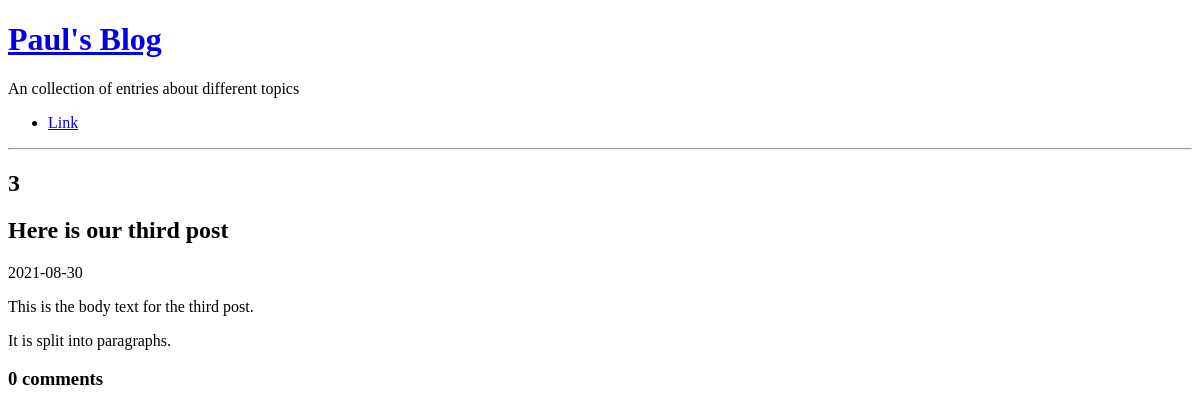
The app's page /view-post.php?post_id=3, older data.
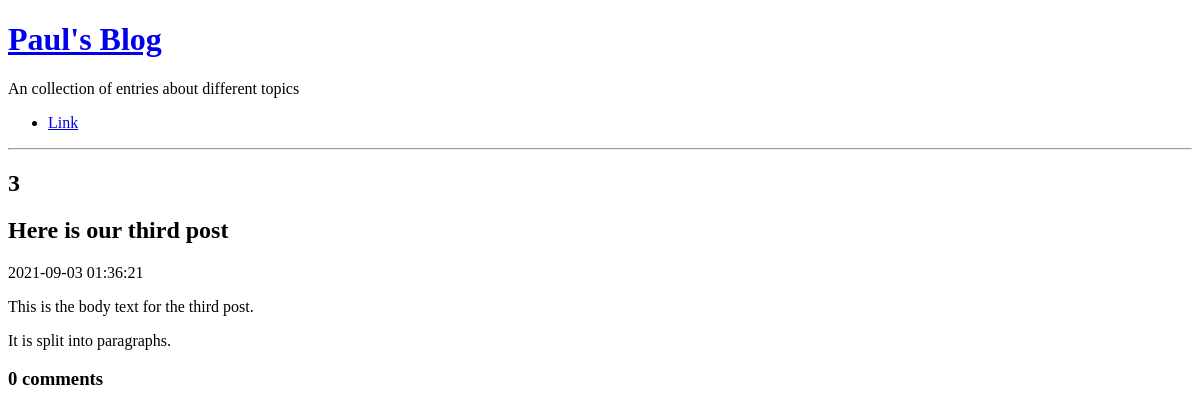
The same page, newer data.
### tables this page shows
CREATE TABLE post(
    id integer primary key not null,
    title text not null,
    body text not null,
    user_id integer not null,
    created_at date not null,
    updated_at date
);

### lib/view-post-common.php (called while the page is built, shortened)
<?php
function getPostRow(PDO $pdo, $postId){
    $stmt = $pdo -> prepare(
        'select title, created_at , body
        from post
        where id=:id'
    );
    $result = $stmt -> execute(
        array('id' => $postId, )
    );
    $row = $stmt -> fetch(PDO::FETCH_ASSOC);
    return $row;
}

### lib/common.php (called while the page is built, shortened)
<?php
function getRootPath()
{
    return realpath(__DIR__ . '/..');
}
function getDatabasePath()
{
    return getRootPath() . '/data/data.sqlite';
}
function getDsn()
{
    return 'sqlite:' . getDatabasePath();
}
function getPDO()
{
    return new PDO(getDsn());
}
function htmlEscape($html){
    return htmlspecialchars($html, ENT_HTML5, 'UTF-8');
}
function countCommentsForPost($postId){
    $pdo = getPDO();
    $sql = "
    select count(*) c from comment
    where post_id = :post_id
    ";
    $stmt = $pdo -> prepare($sql);
    $stmt ->execute(
        array('post_id' => $postId, )
    );
    return (int) $stmt -> fetchColumn();
}

### view-post.php (the view, shortened to what this page needs)
<?php
require_once 'lib/common.php';
require_once 'lib/view-post-common.php';
if ( isset( $_GET['post_id'] ) )
{
  $postId = $_GET['post_id'];
}
else{
  $postId = 0;
}
$pdo = getPDO();
$row = getPostRow($pdo, $postId);
$bodyText =  htmlEscape($row['body'] ) ;
$paraText = str_replace("\n", "</p><p>", $bodyText);
?>
<!doctype html>
<html lang="en">
<head>
</head>
<body>
  <?php require 'templates/title.php' ?>
      <h2><?php echo $postId ?></h2>
      <h2>
        <?php echo htmlEscape($row['title']) ?>
      </h2>
    <div>
      <?php echo $row['created_at'] ?>
    </div>
      <p>
        <?php echo  $paraText ?>
      </p>
    <h3> <?php echo countCommentsForPost($postId) ?> comments</h3>
</body>
</html>

Row changes from the older to the newer data that the page shows:
changed post "Here is our third post": created_at "2021-08-30" → "2021-09-03 01:36:21"
